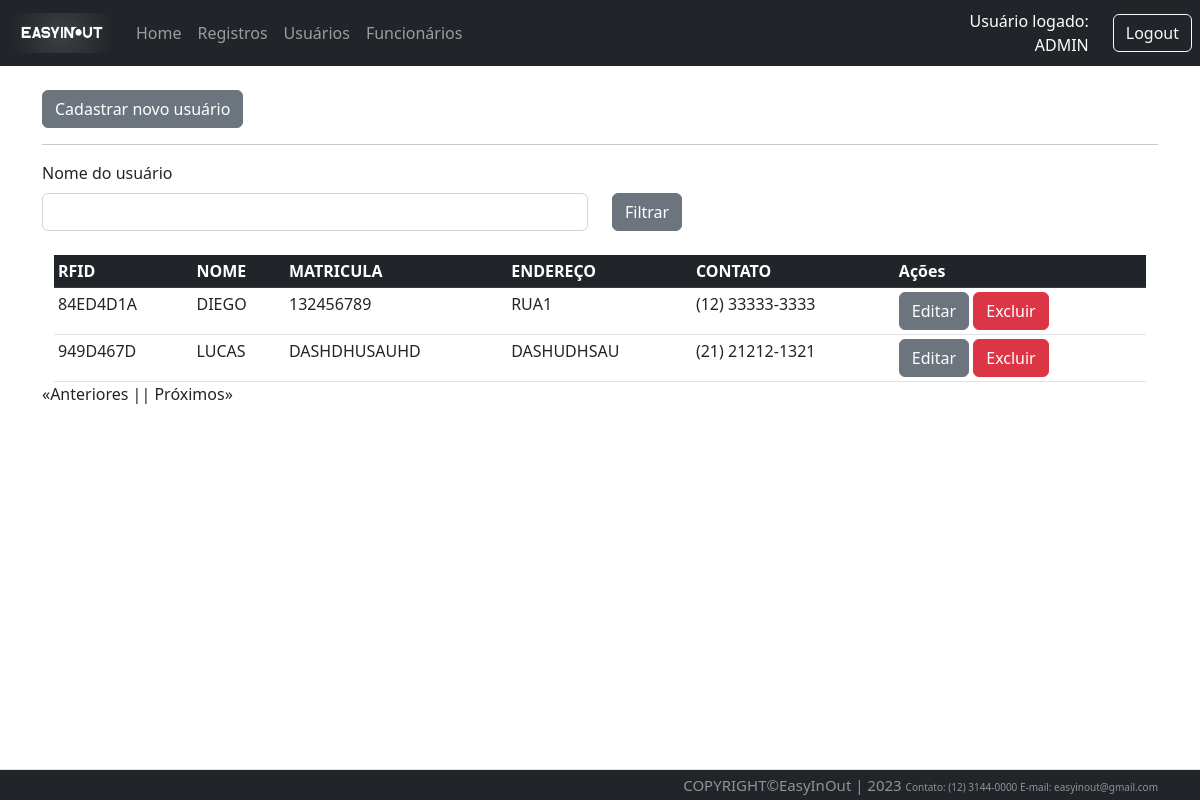
The app's page /user/list (signed in) with its own data.
### Src/Model/BancoDados.py (models this page shows, shortened)
class FuncBd(UserMixin,db.Model):
  id = db.Column(db.Integer, primary_key=True, autoincrement=True)
  mat = db.Column(db.Integer, unique=True)
  nome = db.Column(db.String(150))
  endereco = db.Column(db.String(150))
  contato = db.Column(db.String(150))
  email = db.Column(db.String(150))
  senha = db.Column(db.String(150))

class UserBd(db.Model):
  id = db.Column(db.Integer, primary_key=True, autoincrement=True)
  mat = db.Column(db.Integer, unique=True)
  rfid = db.Column(db.String(8), unique=True)
  nome = db.Column(db.String(150))
  endereco = db.Column(db.String(150))
  contato = db.Column(db.String(150))

### Src/View/User.py (the view)
@User.route('/list', defaults={'page':1}, methods=['GET'])
@User.route('/list/<int:page>', methods=['GET'])
@login_required
def listUser(page):
  _userFilter=request.values.get('nomeUsuario')
  if _userFilter == 'None' or _userFilter is None:
    _userFilter=""
  return render_template('listaUsuario.html', listData=UsersController.List(page, _userFilter),_nomeUser=_userFilter)

### Src/Controller/Users.py (called while the page is built)
  def List(page, _userFilter, per_page=15):
    if len(_userFilter)<1:
      query = UserBd.query.paginate(page=page, per_page=per_page)
      queryCount = UserBd.query.count()
    else:
      print(_userFilter)
      query = UserBd.query.filter(UserBd.nome.like('%'+_userFilter+'%')).paginate(page=page, per_page=per_page)
      queryCount = UserBd.query.count()
    return {
      "regUser": query,
      "count": queryCount,
      "page": page,
      "per_page": per_page
    }

### Src/View/Login.py (called while the page is built)
@login_manager.user_loader
def load_user(employee_id):
  funcionario = FuncBd.query.filter_by(id=employee_id).first()
  return funcionario

### Templates/listaUsuario.html (shortened to what this page needs)
{% extends 'base.html' %}
{% block conteudo %}
<br>
<a href="{{url_for('router.user.createUser')}}" class="btn btn-secondary btn-xs">Cadastrar novo usuário</a>
<hr>
<div class="row">
    <label class="form-label" for="form3Example4">Nome do usuário</label>
    <fieldset class="form-group col-md-6">
        <form action="{{url_for('router.user.listUser')}}" method="GET">
            <input type="text" class="form-control" name="nomeUsuario" value="{{_nomeUser}}">
    </fieldset>
    <fieldset class="form-group col-md-4">
        <button type="submit" class="btn btn-secondary">Filtrar</button>
    </fieldset>
</div>
<br>
<section class="intro">
    <div class="mask d-flex align-items-center h-100">
        <div class="container ">
            <div class="row justify-content-center">
                <div class="col-xl">
                    <div class="bg-white ">
                        <table class="table table-sm mb-0 text-xsmall">
                            <thead class="table-dark">
                                <tr>
                                    <th scope="col">RFID</th>
                                    <th scope="col">NOME</th>
                                    <th scope="col">MATRICULA</th>
                                    <th scope="col">ENDEREÇO</th>
                                    <th scope="col">CONTATO</th>
                                    <th scope="col">Ações</th>
                                </tr>
                            </thead>
                            <tbody>
                                {% for registro in listData['regUser'].items %}
                                <tr>
                                    <td>{{registro.rfid}}</td>
                                    <td>{{registro.nome}}</td>
                                    <td>{{registro.mat}}</td>
                                    <td>{{registro.endereco}}</td>
                                    <td>{{registro.contato}}</td>
                                    <td>
                                        <a href="{{registro.id}}/updateUser" class="btn btn-secondary btn-xs">Editar</a>
                                        <a href="{{registro.id}}/removeUser"
                                            onclick="return confirm('Deseja realmente excluir esse registro ?')"
                                            class="btn btn-danger btn-xs">Excluir</a>
                                    </td>
                                </tr>
                                {% endfor %}
                            </tbody>
                        </table>
                    </div>
                </div>
            </div>
        </div>
    </div>
</section>
<div style="display: flex;">
    {% if listData['regUser'].has_prev %}
    <a href="{{listData['regUser'].prev_num }}?nomeUsuario={{_nomeUser}}"> «Anteriores |</a>
    {% else %}
    <p> «Anteriores |</p>
    {% endif %}
    {% if listData['regUser'].has_next %}
      {% if listData['page'] == 1 %}
        <a href="{{list/listData['regUser'].next_num}}?nomeUsuario={{_nomeUser}}">| Próximos»</a>
      {% else %}
        <a href="{{listData['regUser'].next_num}}?nomeUsuario={{_nomeUser}}">| Próximos»</a>
       {% endif %}
    {% else %}
      <p>| Próximos»</p>
    {% endif %}
</div>
{% endblock conteudo %}

### Templates/top.html (shortened to what this page needs)
<div id="containers">
{% if not current_user.nome %}
<nav class="navbar navbar-expand-lg navbar-dark bg-dark">
          <div class="container-fluid">
              <a class="navbar-brand" href="{{url_for('router.home.index')}}">
                <img src="{{url_for('static', filename='Images/easyinout.png')}}"
             style="width: 100px; height: 40px;">
              </a>
              <div class="collapse navbar-collapse" id="navbarSupportedContent">
                  <ul class="navbar-nav me-auto mb-2 mb-lg-0">
                    <li class="nav-item">
                        <a class="nav-link" href="{{url_for('router.home.index')}}">Home</a>
                    </li>
                    <li class="nav-item">
                        <a class="nav-link" href="{{url_for('router.about.sobre')}}">Sobre Nós</a>
                    </li>
                  </ul>
              </div>
              <div class="text-end">
                  <a type="button" class="btn btn-outline-light me-2" href="{{url_for('router.login.login')}}">Login</a>
              </div>
          </div>
      </nav>
{% else %}
        <nav class="navbar navbar-expand-lg navbar-dark bg-dark">
            <div class="container-fluid">
                <a class="navbar-brand" href="{{url_for('router.home.index')}}">
                  <img src="{{url_for('static', filename='Images/easyinout.png')}}"
             style="width: 100px; height: 40px;">
                </a>
                <div class="collapse navbar-collapse"
                    id="navbarSupportedContent">
                    <ul class="navbar-nav me-auto mb-2 mb-lg-0">
                        <li class="nav-item">
                            <a class="nav-link" href="{{url_for('router.home.index')}}">Home</a>
                        </li>
                        <li class="nav-item">
                            <a class="nav-link" href="{{url_for('router.traffic.list')}}">Registros</a>
                        </li>
                        <li class="nav-item">
                            <a class="nav-link"href="{{url_for('router.user.listUser')}}">Usuários</a>
                        </li>
                        <li class="nav-item">
                            <a class="nav-link"href="{{url_for('router.func.listFunc')}}">Funcionários</a>
                        </li>
                    </ul>
                </div>
            </div>
            <div class="text-end me-4" style="text-align:right; color:white; width:500px ">
              Usuário logado:<br>{{current_user.nome}}
            </div>
            <div class="text-end">
                <a type="button" class="btn btn-outline-light me-2" href="{{url_for('router.login.logout')}}">Logout</a>
            </div>
        </nav>
</div>
{% endif %}

### Public/style.css (style rules this page uses)
.intro { height: 100%; width: 100%; }

### Templates/base.html (style rules this page uses)
body { min-height: 100% }

### records on screen
FuncBd: nome "ADMIN"
UserBd: rfid "84ED4D1A", nome "DIEGO", mat "132456789", endereco "RUA1", contato "(12) 33333-3333"
UserBd: rfid "949D467D", nome "LUCAS", mat "DASHDHUSAUHD", endereco "DASHUDHSAU", contato "(21) 21212-1321"
